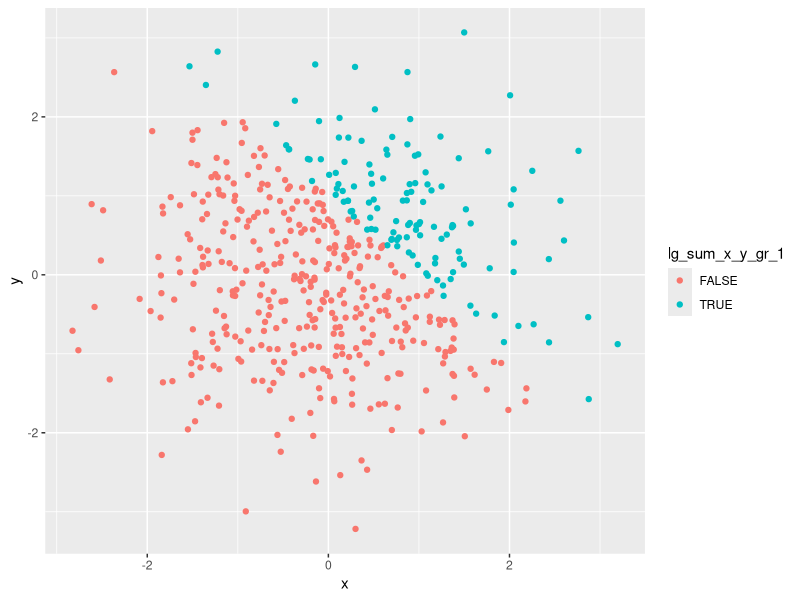
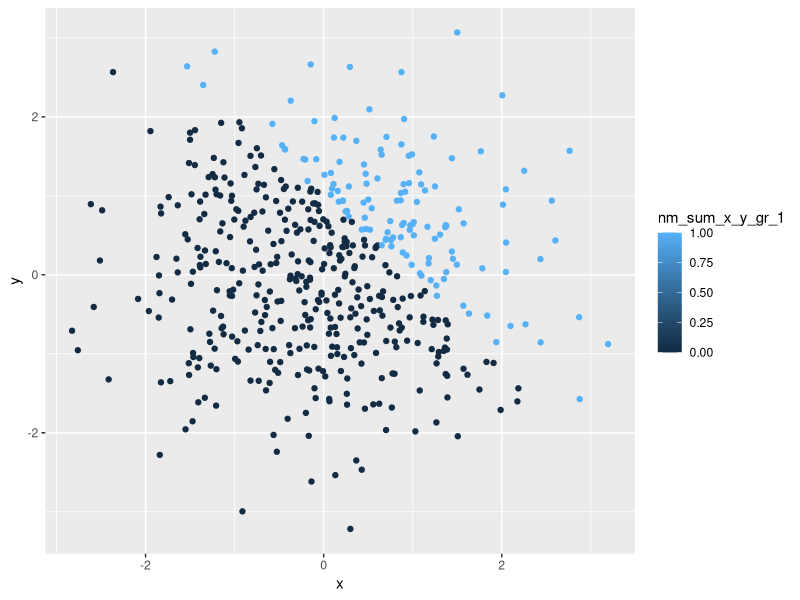
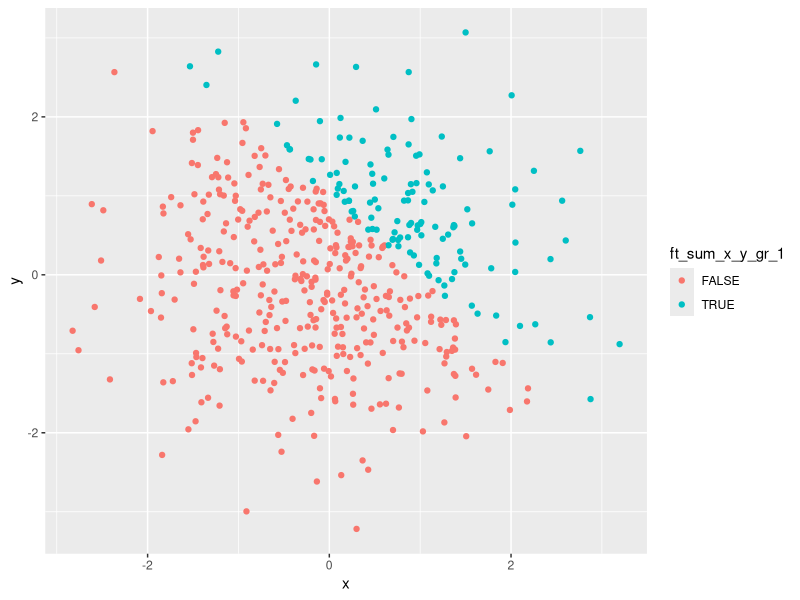
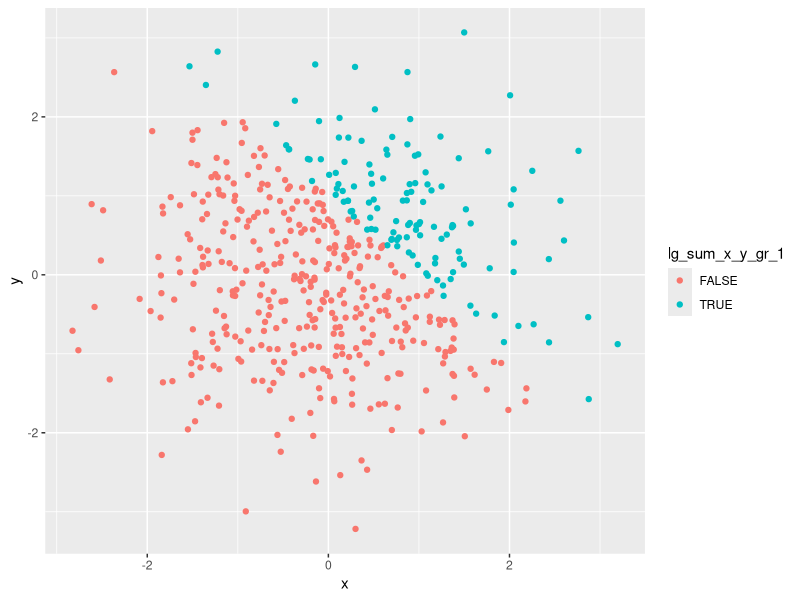

These figures' R source, in order:
## ---- chunk 1
knitr::opts_chunk$set(echo = TRUE)

library(tidyverse)
## ---- chunk 2

# create data frame
df_problem_1 = tibble(
  nm_random_sample = rnorm(8),
  lg_sample_gr_0 = as.logical(nm_random_sample > 0),
  ch_vector = as.character(1:8),
  ft_vector = factor(
    rep(c("high", "medium", "low"), length.out = 8),
    levels = c("low", "medium", "high")
  )
)

# take mean of each column
df_problem_1 %>% 
  map_df(mean)

## ---- chunk 3

# map as.numeric function to the logical, character, and factor variables
df_problem_1 %>% 
  select(-nm_random_sample) %>% 
  map_df(as.numeric)

## ---- chunk 4

# (a)
# convert the logical vector to numeric 
nm_converted_vector = df_problem_1 %>% 
  pull(lg_sample_gr_0) %>% 
  as.numeric() 

# pull the random sample
nm_random_sample = df_problem_1 %>% 
  pull(nm_random_sample)

# multiply the random sample by the result
nm_converted_vector * nm_random_sample


# (b)
# convert the logical vector to a factor
ft_converted_vector = df_problem_1 %>% 
  pull(lg_sample_gr_0) %>% 
  factor(levels = c(FALSE, TRUE)) 

# multiply the random sample by the result
ft_converted_vector * nm_random_sample


# (C)
# convert the logical vector to a factor and then convert the result to numeric
nm_reconverted_vector = ft_converted_vector %>% 
  as.numeric()

# multiply the random sample by the result
nm_reconverted_vector * nm_random_sample

## ---- chunk 5

df_problem_2 = tibble(
  x = rnorm(500),
  y = rnorm(500),
  lg_sum_x_y_gr_1 = as.logical(x + y > 1),
  nm_sum_x_y_gr_1 = as.numeric(lg_sum_x_y_gr_1),
  ft_sum_x_y_gr_1 = factor(lg_sum_x_y_gr_1, levels = c(FALSE, TRUE))
)

## ---- chunk 6

# scatterplot colored by logical vector
ggplot(df_problem_2, aes(x = x, y = y, color = lg_sum_x_y_gr_1)) +
  geom_point()

# save plot above
ggsave(filename = "scatterplot_by_lg_indicator.pdf")

## ---- chunk 7

# scatterplot colored by numeric vector
ggplot(df_problem_2, aes(x = x, y = y, color = nm_sum_x_y_gr_1)) +
  geom_point()

## ---- chunk 8

# scatterplot colored by factor vector
ggplot(df_problem_2, aes(x = x, y = y, color = ft_sum_x_y_gr_1)) +
  geom_point()
